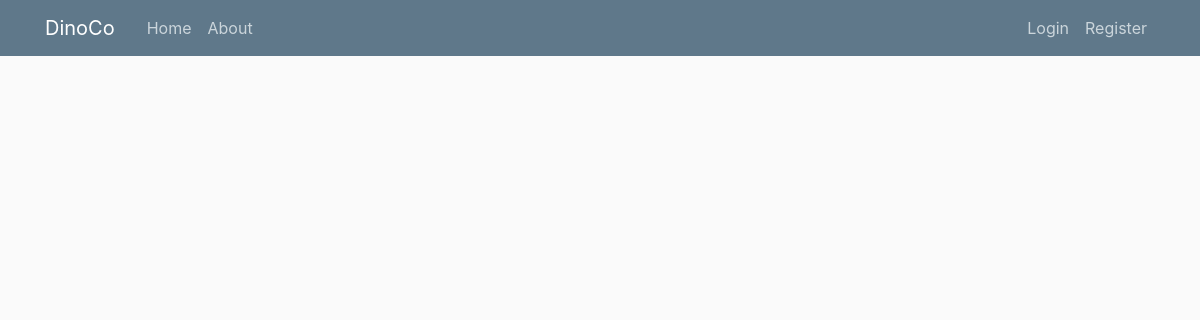
Page /home on the earlier database version.
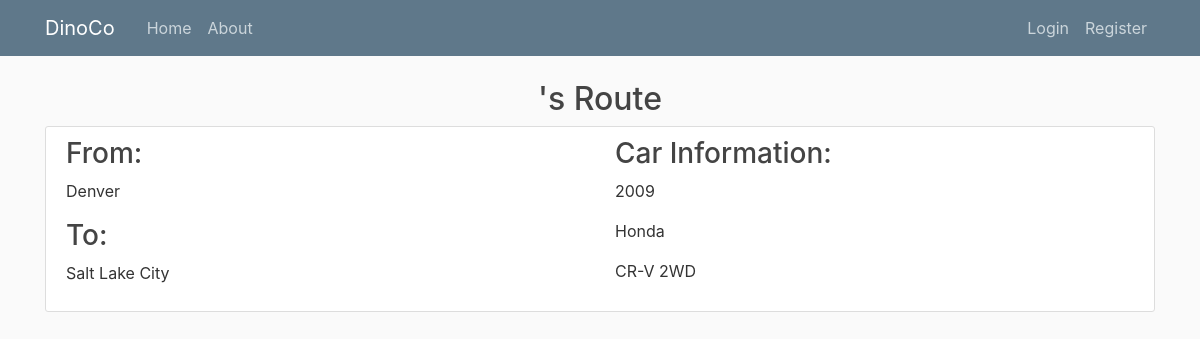
Same page on the later database version.
### travelapp/models.py (models this page shows, shortened)
class Routes(db.Model):
    id = db.Column(db.Integer, primary_key=True)
    start = db.Column(db.String(120), unique=True, nullable=False)
    end = db.Column(db.String(120), unique=True, nullable=False)
    make = db.Column(db.String(20), nullable=False)
    model = db.Column(db.String(20), nullable=False)
    year = db.Column(db.Integer, nullable=False)

### travelapp/routes.py (the view)
@app.route("/")
@app.route("/home")
def home():
    posts = Routes.query.all()
    return render_template('home.html', posts=posts)

### travelapp/templates/home.html (shortened to what this page needs)
{% extends "layout.html" %}
{% block content %}
    {% for item in posts %}
      <h2><center>{{ current_user.username }}'s Route</center></h2>
        <article class="media content-section">
          <div class="media-body">
            <div class="row">
            <div class="col-md-6">
            <h3>From:</h3>
            <p class="article-content">{{ item.start }}</p>
            <h3>To:</h3>
            <p class="article-content">{{ item.end }}</p>
            </div>
            <div class="col-md-6">
              <h3>Car Information:</h3>
              <p class="article-content">{{ item.year }}</p>
              <p class="article-content">{{ item.make }}</p>
              <p class="article-content">{{ item.model }}</p>
            </div>
          </div>
          </div>
        </article>
    {% endfor %}
{% endblock content %}

### travelapp/templates/layout.html (shortened to what this page needs)
<!DOCTYPE html>
<html>
<head>
    <link rel="stylesheet" href="https://maxcdn.bootstrapcdn.com/bootstrap/4.0.0/css/bootstrap.min.css">
    <link rel="stylesheet" type="text/css" href="{{ url_for('static', filename='main.css') }}">
</head>
<body>
    <header class="site-header">
      <nav class="navbar navbar-expand-md navbar-dark bg-steel fixed-top">
        <div class="container">
          <a class="navbar-brand mr-4" href="/">DinoCo</a>
          <div class="collapse navbar-collapse" id="navbarToggle">
            <div class="navbar-nav mr-auto">
              <a class="nav-item nav-link" href="{{ url_for('home') }}">Home</a>
              <a class="nav-item nav-link" href="{{ url_for('about') }}">About</a>
            </div>
            <div class="navbar-nav">
              {% if current_user.is_authenticated %}
                <a class="nav-item nav-link" href="{{ url_for('new_route') }}">New Route</a>
                <a class="nav-item nav-link" href="{{ url_for('account') }}">Account</a>
                <a class="nav-item nav-link" href="{{ url_for('logout') }}">Logout</a>
              {% else %}
                <a class="nav-item nav-link" href="{{ url_for('login') }}">Login</a>
                <a class="nav-item nav-link" href="{{ url_for('register') }}">Register</a>
              {% endif %}
            </div>
          </div>
        </div>
      </nav>
    </header>
    <main role="main" class="container">
      <div class="row">
        <div class="col-md-12">
          {% block content %}{% endblock %}
        </div>
      </div>
    </main>
</body>
</html>

### travelapp/static/main.css (style rules this page uses)
body { background: #fafafa; color: #333333; margin-top: 5rem; }
h1, h2, h3, h4, h5, h6 { color: #444444; }
.bg-steel { background-color: #5f788a; }
.site-header .navbar-nav .nav-link { color: #cbd5db; }
.content-section { background: #ffffff; padding: 10px 20px; border: 1px solid #dddddd; border-radius: 3px; margin-bottom: 20px; }
.article-content { white-space: pre-line; }

Differences in the rows shown:
added Routes: start "Denver", end "Salt Lake City", year "2009", make "Honda", model "CR-V 2WD"
